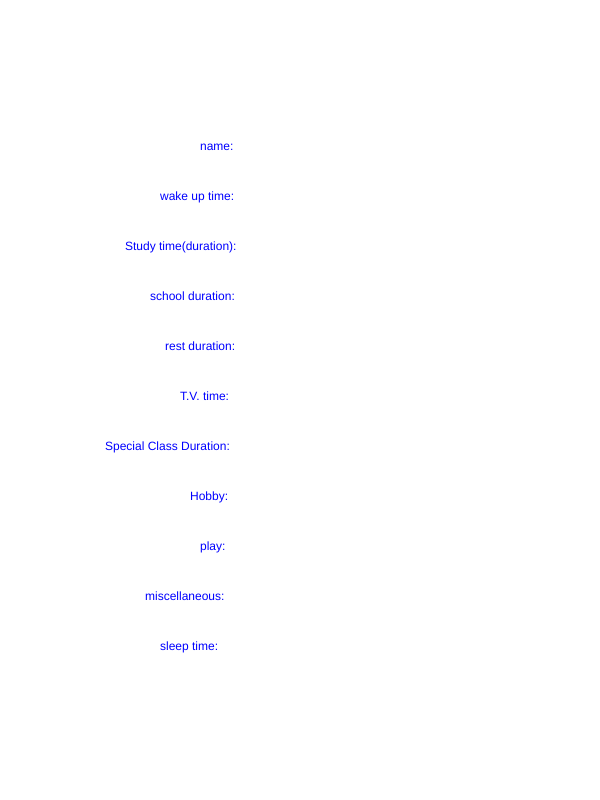
Frame 1 (no input)
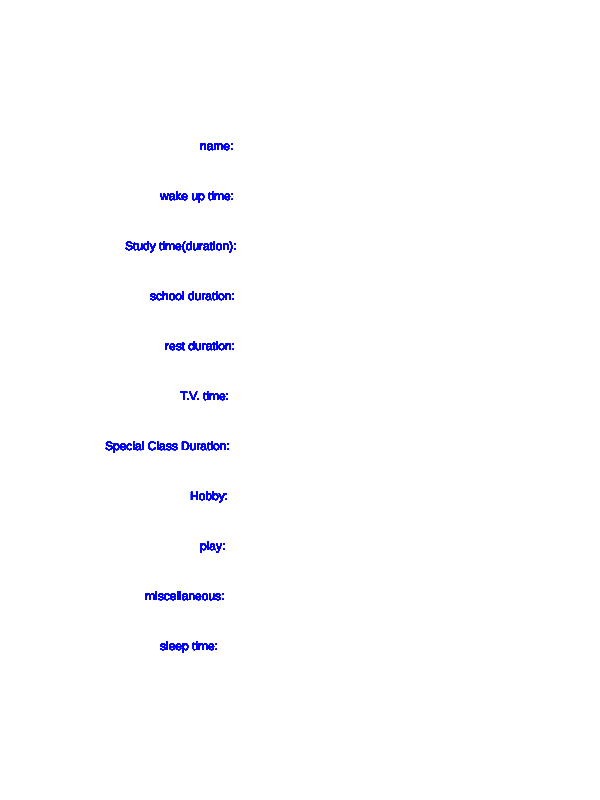
Frame 60 (no input)
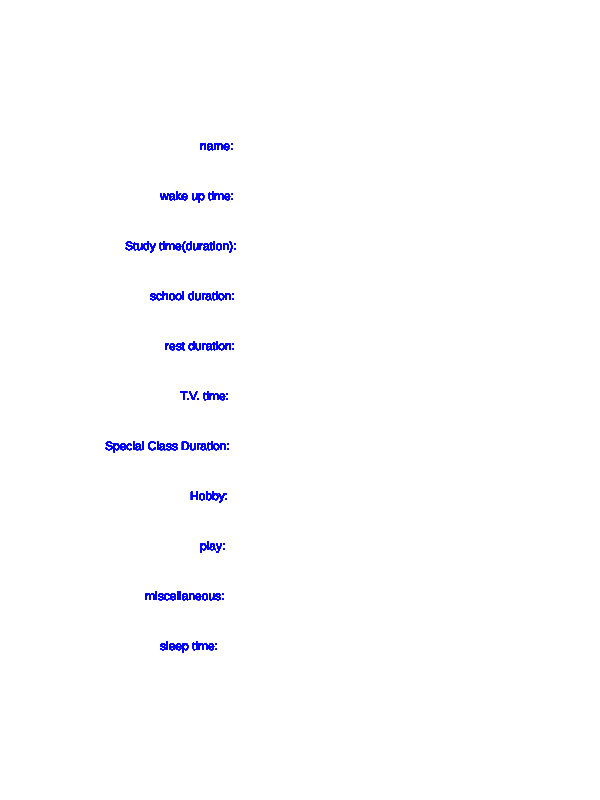
Frame 120 (the mouse pressed at the canvas centre since frame 60)

The p5.js sketch that drew these frames (run headless with seeded random() and noise() and a simulated clock; from frame 60 on, the mouse is pressed at the canvas centre):

// p5.js sketch
// ── sketch.js

var database,user
function preload()
{

}
function setup() {
createCanvas(600,800 );
dn=new Inputs();
//user=new Users();


}
function draw(){
    dn.display();
}
// ── inputs.js
class Inputs{
  constructor(){
    this.name=createInput('name');
    this.wakeup=createInput('time');
    this.o1=createSelect();
    this.o1.option('AM');
    this.o1.option('PM');
    this.studyDuration=createSelect();
    this.studyDuration.option('less');
    this.studyDuration.option('1-3 hrs');
    this.studyDuration.option('4-6 hrs');
    this.studyDuration.option('6-10 hrs');
    this.studyDuration.option('more');
    this.studyDuration.selected('1-3 hrs');
    this.school=createSelect();
    this.school.option('3-5 hrs');
    this.school.option('6-8 hrs');
    this.school.option('more');
    this.school.selected('6-8 hrs');
    this.rest= createInput('duration');
    this.o2=createRadio();
    this.o2.option('hrs');
    this.o2.option('mins');
    this.tv=createSelect();
    this.tv.option('1-5 hrs');
    this.tv.option('more');
    this.tv.option('less');
    this.specialClass=createInput('duration');
    this.o3=createRadio();
    this.o3.option('hrs');
    this.o3.option('mins');
    this.hobby=createInput('duration');
    this.o4=createRadio();
    this.o4.option('hrs');
    this.o4.option('mins');
    this.play=createInput('duration');
    this.o5=createRadio();
    this.o5.option('hrs');
    this.o5.option('mins');
    this.miscellaneous=createInput('duration');
    this.o6=createRadio();
    this.o6.option('hrs');
    this.o6.option('mins');
    this.sleep=createSelect();
    this.sleep.option('select sleep hours');
    this.sleep.option('8-12 hrs');
    this.sleep.option('more');
    this.sleep.option('less');
    this.submit=createButton('SUBMIT');
  }
  display(){
    this.name.position(600,200);
   // this.name.style("color", "blue");  
    this.wakeup.position(600,250);
    var sleepop= this.sleep.value();
    
    if(sleepop==='8-12 hrs'){
      text("your sleep duration is perfect!",300,400)
      console.log(sleepop);
    }
    else if(sleepop==='more'){
      text("you need to sleep less",300,400);
      console.log(sleepop);
    }
    else if(sleepop==='less'){
      text("you need more sleep",300,400);
      console.log(sleepop);
    }
    this.o1.position(790,250);
    this.studyDuration.position(600,300);
    this.school.position(600,350);
    this.rest.position(600,400);
    this.o2.position(790,400);
    this.submit.position(700,790);
    fill("blue")
    text("name:",200,150);
    text("wake up time:",160,200);
    text("Study time(duration):",125,250);
    text("school duration:",150,300);
    text("rest duration:",165,350);
    text("T.V. time:",180,400);
    text("Special Class Duration:",105,450);
    text("Hobby:",190,500);
    text("play:",200,550);
    text("miscellaneous:",145,600);
    text("sleep time:",160,650);
    this.tv.position(600,450);
    this.o3.position(790,500);
    this.hobby.position(600,550);
    this.o4.position(790,550);
    this.play.position(600,600);
    this.o5.position(790,600);
    this.miscellaneous.position(600,650);
    this.o6.position(790,650);
    this.sleep.position(600,700);
    this.specialClass.position(600,500);
    console.log("message");
    /*text("name:",displayWidth/4-100,displayHeight/5);
    text("name:",displayWidth/4-100,displayHeight/5);
    text("name:",displayWidth/4-100,displayHeight/5);*/
  /* var name=this.name.value();
  this.submit.mousePressed(()=>{
   user.update(name);
    console.log(name);
    gameState=1;
    })*/
    
  }
}
